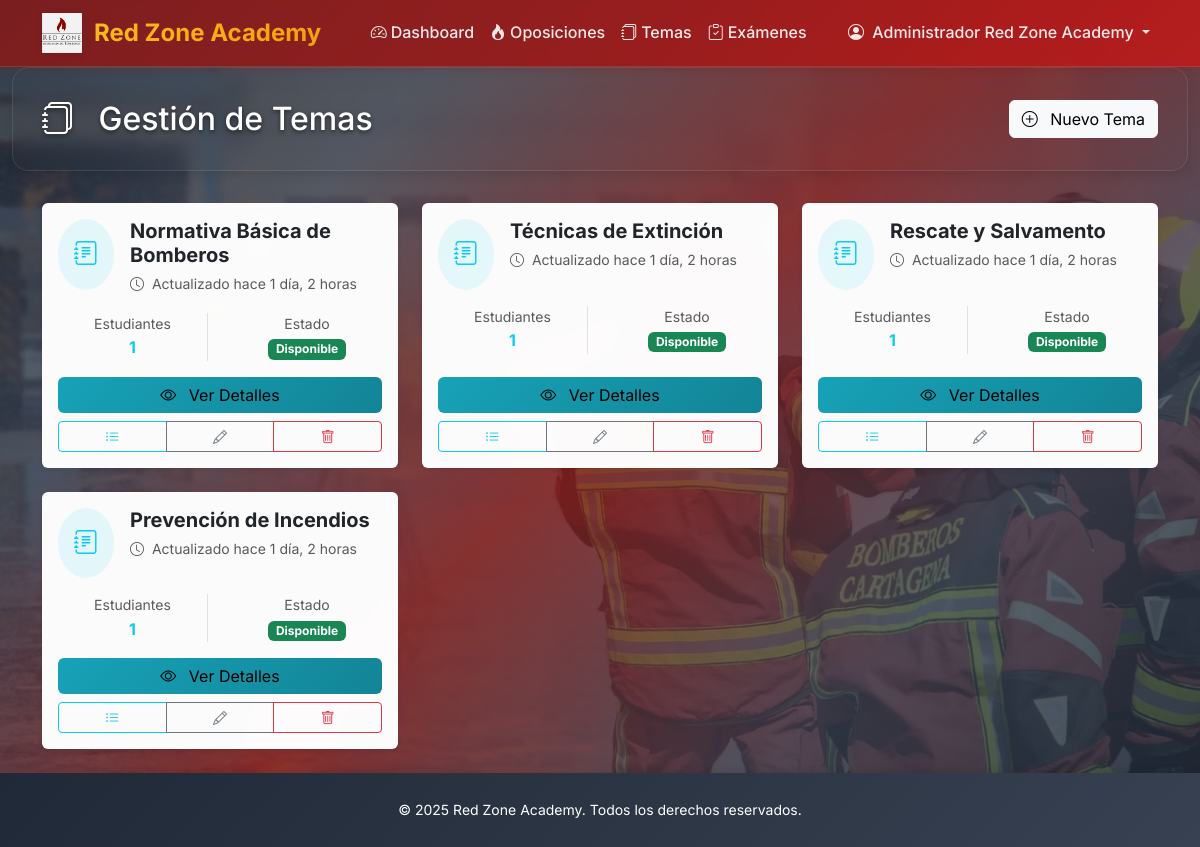
Screenshot of /dashboard/admin/temas/ (signed in) with the database file from the repository.
### accounts/models.py (models this page shows, shortened)
class CustomUser(AbstractUser):
    USER_TYPES = [
        ('admin', 'Administrador'),
        ('student', 'Alumno'),
    ]
    user_type = models.CharField(max_length=10, choices=USER_TYPES, default='student')
    created_at = models.DateTimeField(auto_now_add=True)
    profile_picture = models.ImageField(
        upload_to=user_profile_picture_path,
        blank=True,
        null=True,
        help_text="Imagen de perfil del usuario"
    )
    def is_admin(self):
        return self.user_type == 'admin'
    def is_student(self):
        return self.user_type == 'student'

### core/models.py (models this page shows, shortened)
class Tema(models.Model):
    nombre = models.CharField(max_length=200)
    descripcion = models.TextField(blank=True, help_text="Descripción del tema")
    oposiciones = models.ManyToManyField(
        Oposicion,
        blank=True,
        related_name='temas',
        help_text="Oposiciones a las que pertenece este tema"
    )
    alumnos_con_acceso = models.ManyToManyField(
        User,
        limit_choices_to={'user_type': 'student'},
        blank=True,
        related_name='temas_acceso'
    )
    orden = models.PositiveIntegerField(default=0, help_text="Orden de aparición en la oposición")
    created_at = models.DateTimeField(auto_now_add=True)
    updated_at = models.DateTimeField(auto_now=True)
    class Meta:
        ordering = ['orden', 'nombre']

### core/views.py (the view)
# urls.py: path('admin/temas/', views.AdminTemaListView.as_view(), name='admin_tema_list'),
class AdminTemaListView(AdminRequiredMixin, ListView):
    model = Tema
    template_name = 'core/admin/tema_list.html'
    context_object_name = 'temas'
    paginate_by = 15
    def get_queryset(self):
        return Tema.objects.prefetch_related('oposiciones', 'alumnos_con_acceso')
    def get_context_data(self, **kwargs):
        context = super().get_context_data(**kwargs)
        context['title'] = 'Gestión de Temas'
        return context

### core/views.py (called while the page is built)
    def test_func(self):
        return self.request.user.is_authenticated and self.request.user.is_admin()

### templates/core/admin/tema_list.html (shortened to what this page needs)
{% extends 'base.html' %}
{% load humanize %}
{% block content %}
<div class="container-fluid d-flex flex-column" style="min-height: calc(100vh - 120px);">
    <div class="page-header">
        <div class="container">
            <div class="row align-items-center">
                <div class="col">
                    <h1 class="h2 mb-0">
                        <i class="bi bi-journals me-3"></i>
                        {{ title }}
                    </h1>
                </div>
                <div class="col-auto">
                    <a href="{% url 'core:admin_tema_create' %}" class="btn btn-light">
                        <i class="bi bi-plus-circle me-2"></i>
                        Nuevo Tema
                    </a>
                </div>
            </div>
        </div>
    </div>
    <div class="container flex-grow-1">
        {% if temas %}
            <div class="row">
                {% for tema in temas %}
                    <div class="col-lg-4 col-md-6 mb-4">
                        <div class="card border-0 shadow-sm h-100 tema-card">
                            <div class="card-body d-flex flex-column">
                                <div class="d-flex align-items-start mb-3">
                                    <div class="bg-info bg-opacity-10 rounded-circle p-3 me-3">
                                        <i class="bi bi-journal-text text-info fs-4"></i>
                                    </div>
                                    <div class="flex-grow-1">
                                        <h5 class="card-title mb-1 fw-bold">
                                            {{ tema.nombre }}
                                        </h5>
                                        <small class="text-muted">
                                            <i class="bi bi-clock me-1"></i>
                                            Actualizado {{ tema.updated_at|naturaltime }}
                                        </small>
                                    </div>
                                </div>
                                <div class="mb-3 flex-grow-1">
                                    <div class="row text-center">
                                        <div class="col-6">
                                            <div class="border-end">
                                                <small class="text-muted d-block">Estudiantes</small>
                                                <span class="fw-bold text-info">
                                                    {{ tema.alumnos_con_acceso.count }}
                                                </span>
                                            </div>
                                        </div>
                                        <div class="col-6">
                                            <small class="text-muted d-block">Estado</small>
                                            <span class="badge bg-success">Disponible</span>
                                        </div>
                                    </div>
                                </div>
                                <div class="d-grid gap-2">
                                    <a href="{% url 'core:tema_detail' tema.pk %}"
                                       class="btn btn-info">
                                        <i class="bi bi-eye me-2"></i>
                                        Ver Detalles
                                    </a>
                                    <div class="btn-group" role="group">
                                        <a href="{% url 'core:admin_apartado_list' tema_id=tema.pk %}"
                                           class="btn btn-outline-info btn-sm"
                                           title="Apartados">
                                            <i class="bi bi-list-ul"></i>
                                        </a>
                                        <a href="{% url 'core:admin_tema_update' tema.pk %}"
                                           class="btn btn-outline-secondary btn-sm"
                                           title="Editar">
                                            <i class="bi bi-pencil"></i>
                                        </a>
                                        <a href="{% url 'core:admin_tema_delete' tema.pk %}"
                                           class="btn btn-outline-danger btn-sm"
                                           title="Eliminar"
                                           onclick="return confirm('¿Estás seguro de que quieres eliminar este tema?')">
                                            <i class="bi bi-trash"></i>
                                        </a>
                                    </div>
                                </div>
                            </div>
                        </div>
                    </div>
                {% endfor %}
            </div>
        {% endif %}
    </div>
</div>
{% endblock %}

### templates/base.html (shortened to what this page needs)
<!DOCTYPE html>
<html lang="es" data-bs-theme="light" class="h-100">
<head>
    {% load static %}
    <link href="https://cdnjs.cloudflare.com/ajax/libs/bootstrap/5.3.2/css/bootstrap.min.css" rel="stylesheet">
    <link href="https://cdnjs.cloudflare.com/ajax/libs/bootstrap-icons/1.11.3/font/bootstrap-icons.min.css" rel="stylesheet">
</head>
<body>
    <nav class="navbar navbar-expand-lg navbar-light bg-white">
        <div class="container">
            {% load static %}
            {% if user.is_authenticated %}
                <a class="navbar-brand" href="{% url 'core:dashboard' %}">
                    <img src="{% static 'img/logo_rz.png' %}" alt="Red Zone Academy" class="navbar-brand-logo">
                    Red Zone Academy
                </a>
            {% else %}
                <a class="navbar-brand" href="#">
                    <img src="{% static 'img/logo_rz.png' %}" alt="Red Zone Academy" class="navbar-brand-logo">
                    Red Zone Academy
                </a>
            {% endif %}
            {% if user.is_authenticated %}
            <div class="collapse navbar-collapse" id="navbarNav">
                <ul class="navbar-nav mx-auto">
                    <li class="nav-item">
                        <a class="nav-link" href="{% url 'core:dashboard' %}">
                            <i class="bi bi-speedometer2 me-1"></i>Dashboard
                        </a>
                    </li>
                    <li class="nav-item">
                        <a class="nav-link" href="{% url 'core:oposicion_list' %}">
                            <i class="bi bi-fire me-1"></i>Oposiciones
                        </a>
                    </li>
                    <li class="nav-item">
                        <a class="nav-link" href="{% url 'core:tema_list' %}">
                            <i class="bi bi-journals me-1"></i>Temas
                        </a>
                    </li>
                    <li class="nav-item">
                        <a class="nav-link" href="{% url 'core:examen_test_list' %}">
                            <i class="bi bi-clipboard-check me-1"></i>Exámenes
                        </a>
                    </li>
                </ul>
                <ul class="navbar-nav">
                    <li class="nav-item dropdown">
                        <a class="nav-link dropdown-toggle" href="#" id="userDropdown" role="button" data-bs-toggle="dropdown">
                            <i class="bi bi-person-circle me-1"></i>
                            {{ user.get_full_name|default:user.username }}
                        </a>
                    </li>
                </ul>
            </div>
            {% endif %}
        </div>
    </nav>
    <div class="main-wrapper">
        {% block content %}{% endblock %}
    </div>
    <footer class="footer">
        <div class="container">
            <div class="row">
                <div class="col-12 text-center">
                    <small>&copy; 2025 Red Zone Academy. Todos los derechos reservados.</small>
                </div>
            </div>
        </div>
    </footer>
</body>
</html>

### templates/core/admin/tema_list.html (style rules this page uses)
.tema-card { transition: transform 0.2s ease-in-out, box-shadow 0.2s ease-in-out; }
.btn-info { background: linear-gradient(135deg, #17a2b8 0%, #138496 100%); border: none; }

### rows the page displays
CustomUser: get_full_name "Administrador Red Zone Academy"
Tema: nombre "Normativa Básica de Bomberos", updated_at "hace 1 día, 2 horas", alumnos_con_acceso.count "1"
Tema: nombre "Técnicas de Extinción", updated_at "hace 1 día, 2 horas", alumnos_con_acceso.count "1"
Tema: nombre "Rescate y Salvamento", updated_at "hace 1 día, 2 horas", alumnos_con_acceso.count "1"
Tema: nombre "Prevención de Incendios", updated_at "hace 1 día, 2 horas", alumnos_con_acceso.count "1"

### other values shown
{{ title }} "Gestión de Temas"
